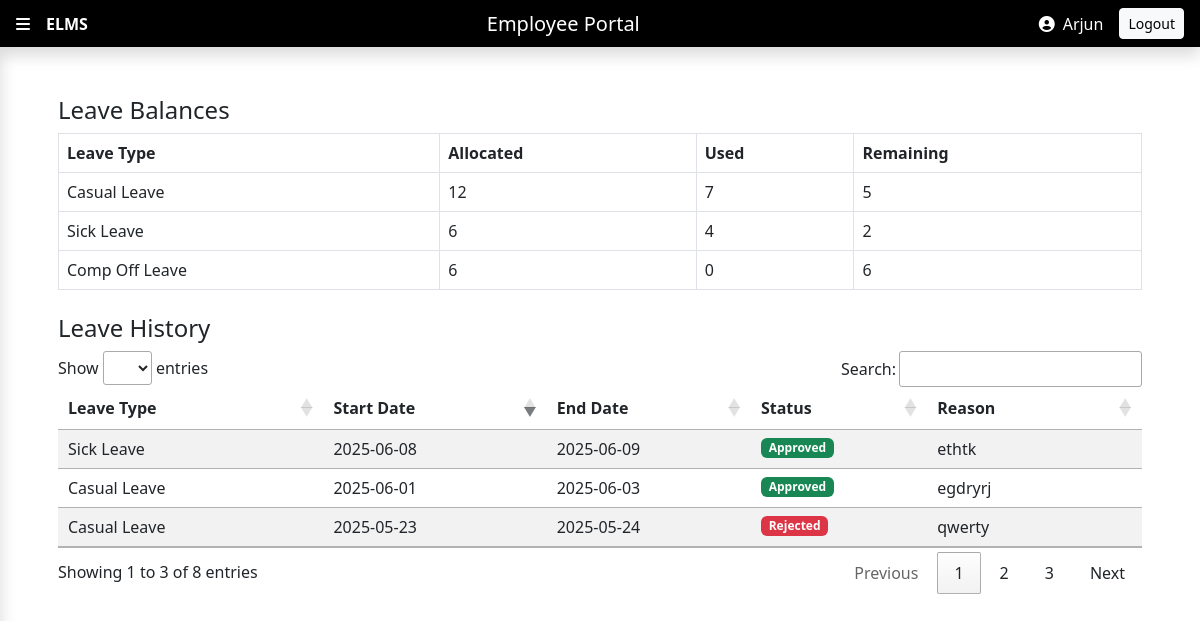
The page /user_dashboard.php (signed in) on the database its author committed.
### tables this page shows
CREATE TABLE `leave_requests` (
  `request_id` int(11) NOT NULL,
  `employee_id` int(11) DEFAULT NULL,
  `leave_type_id` int(11) DEFAULT NULL,
  `start_date` date DEFAULT NULL,
  `end_date` date DEFAULT NULL,
  `reason` text DEFAULT NULL,
  `status` enum('draft','submitted','approved','rejected') DEFAULT 'draft',
  `requested_at` timestamp NOT NULL DEFAULT current_timestamp(),
  `reviewed_at` timestamp NULL DEFAULT NULL,
  `reviewed_by` int(11) DEFAULT NULL
);

CREATE TABLE `leave_types` (
  `leave_type_id` int(11) NOT NULL,
  `type_name` varchar(50) DEFAULT NULL,
  `description` text DEFAULT NULL,
  `max_days_per_year` int(11) DEFAULT NULL
);

### user_dashboard.php (the view, shortened to what this page needs)
<?php
include 'includes/db.php';
include 'includes/header.php';
$userId = $_SESSION['user_id'];
$balanceQuery = $conn->prepare("
  SELECT
    LT.type_name,
    LB.total_allocated,
    COALESCE(SUM(DATEDIFF(LR.end_date,LR.start_date) + 1), 0) AS used
  FROM Leave_Balances LB
  JOIN Leave_Types LT
    ON LB.leave_type_id = LT.leave_type_id
  LEFT JOIN Leave_Requests LR
    ON LB.employee_id    = LR.employee_id
   AND LB.leave_type_id = LR.leave_type_id
   AND LR.status        = 'approved'
  WHERE LB.employee_id = ?
  GROUP BY LB.leave_type_id, LT.type_name, LB.total_allocated
");
$balanceQuery->bind_param("i", $userId);
$balanceQuery->execute();
$balances = $balanceQuery->get_result();
$historyQuery = $conn->prepare("
    SELECT LR.start_date, LR.end_date, LT.type_name, LR.status, LR.reason
    FROM Leave_Requests LR
    JOIN Leave_Types LT ON LR.leave_type_id = LT.leave_type_id
    WHERE LR.employee_id = ?
    ORDER BY LR.requested_at DESC
");
$historyQuery->bind_param("i", $userId);
$historyQuery->execute();
$history = $historyQuery->get_result();
?>
<!DOCTYPE html>
<html lang="en">
<head>
<link
  rel="stylesheet"
  href="https://cdn.datatables.net/1.13.4/css/jquery.dataTables.min.css"/>
  <link rel="stylesheet" href="https://cdn.jsdelivr.net/npm/bootstrap@5.3.0/dist/css/bootstrap.min.css">
</head>
<body class="container mt-5">
  <div class="mb-4">
    <h4>Leave Balances</h4>
    <table class="table table-bordered">
      <thead>
        <tr>
          <th>Leave Type</th>
          <th>Allocated</th>
          <th>Used</th>
          <th>Remaining</th>
        </tr>
      </thead>
      <tbody>
        <?php while ($row = $balances->fetch_assoc()): ?>
        <tr>
          <td><?= htmlspecialchars($row['type_name']) ?></td>
          <td><?= $row['total_allocated'] ?></td>
          <td><?= $row['used'] ?></td>
          <td><?= $row['total_allocated'] - $row['used'] ?></td>
        </tr>
        <?php endwhile; ?>
      </tbody>
    </table>
  </div>
  <div class="mb-4">
    <h4 class="mb-2">Leave History</h4>
    <table id="historytable"class="table table-striped">
      <thead>
        <tr>
          <th>Leave Type</th>
          <th>Start Date</th>
          <th>End Date</th>
          <th>Status</th>
          <th>Reason</th>
        </tr>
      </thead>
      <tbody>
      <?php while ($row = $history->fetch_assoc()): ?>
  <?php
    switch ($row['status']) {
      case 'approved':  $badge = 'success'; break;
      case 'rejected':  $badge = 'danger';  break;
      default:          $badge = 'secondary';
    }
  ?>
  <tr>
    <td><?= htmlspecialchars($row['type_name']) ?></td>
    <td><?= $row['start_date'] ?></td>
    <td><?= $row['end_date'] ?></td>
    <td>
      <span class="badge bg-<?= $badge ?>">
        <?= ucfirst($row['status']) ?>
      </span>
    </td>
    <td><?= htmlspecialchars($row['reason']) ?></td>
  </tr>
<?php endwhile; ?>
      </tbody>
    </table>
  </div>
</body>
</html>

### rows shown on the page
leave_requests: leave_type.type_name "Sick Leave", start_date "2025-06-08", end_date "2025-06-09", status "Approved", reason "ethtk"
leave_requests: leave_type.type_name "Casual Leave", start_date "2025-06-01", end_date "2025-06-03", status "Approved", reason "egdryrj"
leave_requests: leave_type.type_name "Casual Leave", start_date "2025-05-23", end_date "2025-05-24", status "Rejected", reason "qwerty"

### other values the page prints
$dashboard "Employee Portal"
$name "Arjun"
$row['type_name'] "Casual Leave"
$row['total_allocated'] "12"
$row['used'] "7"
$row['total_allocated'] - $row['used'] "5"
$row['type_name'] "Sick Leave"
$row['total_allocated'] "6"
$row['used'] "4"
$row['total_allocated'] - $row['used'] "2"
$row['type_name'] "Comp Off Leave"
$row['used'] "0"
$row['total_allocated'] - $row['used'] "6"
